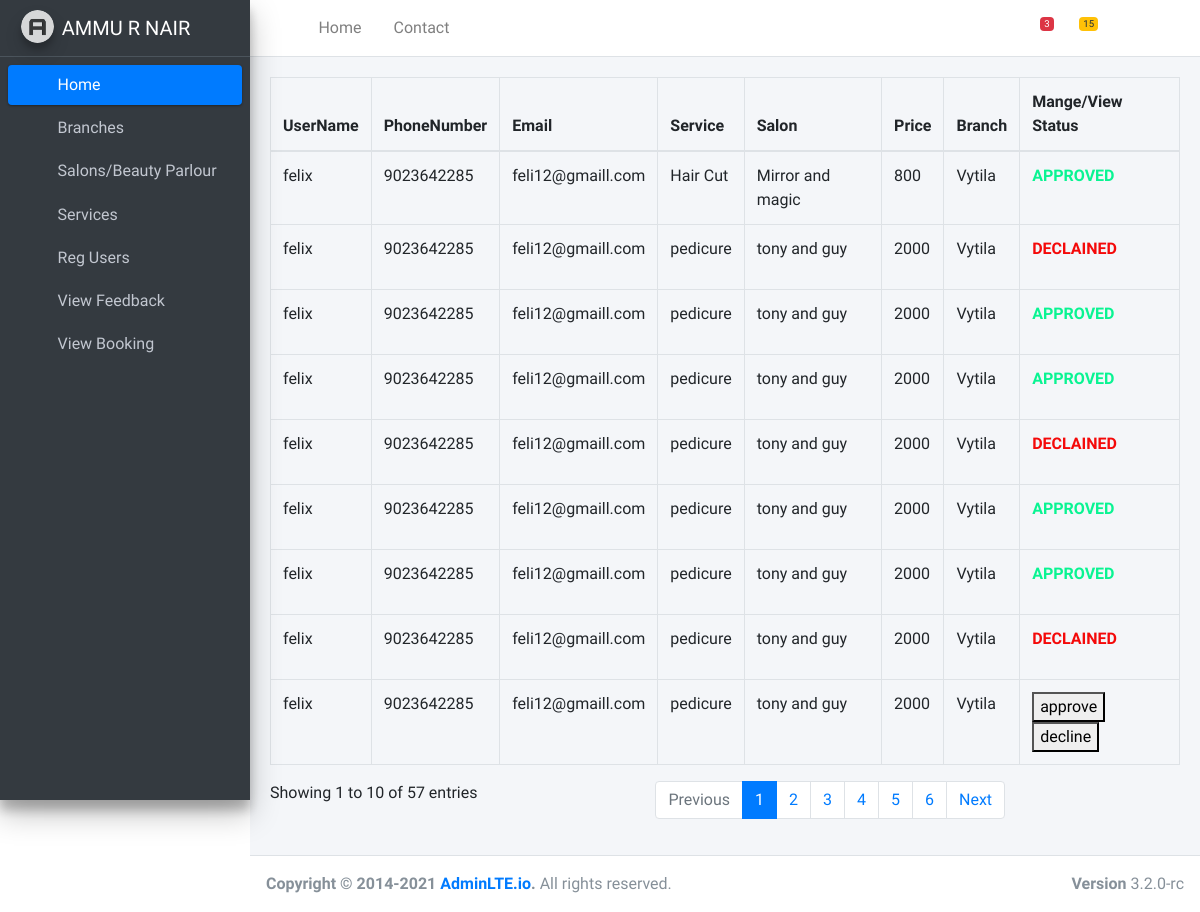
The page /viewbook on the database as committed earlier.
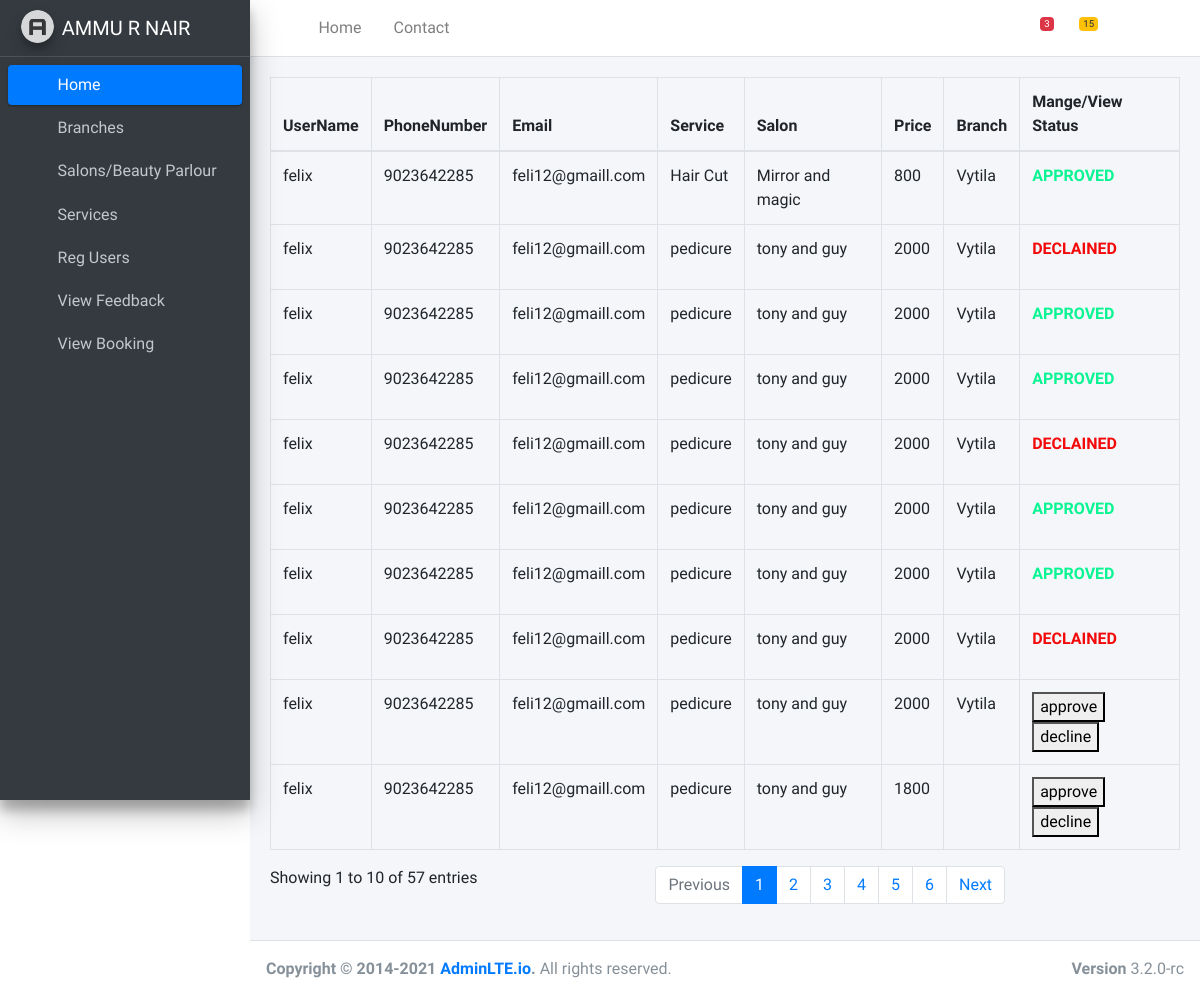
The same page on the database as committed later.
### userapp/models.py (models this page shows)
class BOOK(models.Model):
    userreg=models.ForeignKey(Reg,on_delete=models.CASCADE,null=True)
    ServiceID=models.ForeignKey(SERVICES,on_delete=models.CASCADE,null=True)
    saloID=models.ForeignKey(SALOON,on_delete=models.CASCADE,null=True)
    Date=models.CharField(max_length=20)
    Time=models.CharField(max_length=20,default='9AM-1PM')
    Note=models.CharField(max_length=250)
    status=models.CharField(max_length=10,default='disapprove')

class Reg(models.Model):
    Uname=models.CharField(max_length=23)
    Age=models.IntegerField()
    Phn=models.IntegerField()
    Email=models.EmailField()
    Address=models.CharField(max_length=130)
    Pincode=models.IntegerField()
    Password=models.CharField(max_length=23)
    Repass=models.CharField(max_length=23)

### adminapp/models.py (models this page shows)
class SERVICES(models.Model):
    Serv=models.CharField(max_length=50)
    Salon=models.CharField(max_length=70)
    Price=models.IntegerField()
    Description=models.CharField(max_length=200)
    IImage=models.ImageField(upload_to='iimage',default='null.jpeg')

class SALOON(models.Model):
    Sname=models.CharField(max_length=23)
    Branch=models.CharField(max_length=22)
    Description=models.CharField(max_length=100)
    Emage=models.ImageField(upload_to='emage',default='null.jpeg')

### adminapp/views.py (the view)
# urls.py: path('viewbook',views.viewbook,name="viewbook"),
def viewbook(request):
    buk=BOOK.objects.all()
    return render(request,'viewbooking.html',{'buk':buk})

### adminapp/templates/viewbooking.html (shortened to what the changed rows need)
{% extends 'adminindex.html' %}
{% block content %}
<div class="card-body">
    <div id="example2_wrapper" class="dataTables_wrapper dt-bootstrap4"><div class="row"><div class="col-sm-12 col-md-6"></div><div class="col-sm-12 col-md-6"></div></div><div class="row"><div class="col-sm-12"><table id="example2" class="table table-bordered table-hover dataTable dtr-inline collapsed" aria-describedby="example2_info">
      <thead>
      <tr><th class="sorting sorting_asc" tabindex="0" aria-controls="example2" rowspan="1" colspan="1" aria-sort="ascending" aria-label="Rendering engine: activate to sort column descending">UserName</th><th class="sorting" tabindex="0" aria-controls="example2" rowspan="1" colspan="1" aria-label="Browser: activate to sort column ascending">PhoneNumber</th><th class="sorting" tabindex="0" aria-controls="example2" rowspan="1" colspan="1" aria-label="Platform(s): activate to sort column ascending">Email</th><th class="sorting" tabindex="0" aria-controls="example2" rowspan="1" colspan="1" aria-label="Platform(s): activate to sort column ascending">Service</th><th class="sorting" tabindex="0" aria-controls="example2" rowspan="1" colspan="1" aria-label="Platform(s): activate to sort column ascending">Salon</th><th class="sorting" tabindex="0" aria-controls="example2" rowspan="1" colspan="1" aria-label="Platform(s): activate to sort column ascending">Price</th><th class="sorting" tabindex="0" aria-controls="example2" rowspan="1" colspan="1" aria-label="Platform(s): activate to sort column ascending">Branch</th><th class="sorting" tabindex="0" aria-controls="example2" rowspan="1" colspan="1" aria-label="Platform(s): activate to sort column ascending">Mange/View Status</th></tr>
      </thead>
      <tbody>
      {% for i in buk %}
      <tr class="odd">
        <td class="dtr-control sorting_1" tabindex="0">{{i.userreg.Uname}}</td>
        <td class="dtr-control sorting_1" tabindex="0">{{i.userreg.Phn}}</td>
        <td class="dtr-control sorting_1" tabindex="0">{{i.userreg.Email}}</td>
        <td class="dtr-control sorting_1" tabindex="0">{{i.ServiceID.Serv}}</td>
        <td class="dtr-control sorting_1" tabindex="0">{{i.ServiceID.Salon}}</td>
        <td class="dtr-control sorting_1" tabindex="0">{{i.ServiceID.Price}}</td>
        <td class="dtr-control sorting_1" tabindex="0">{{i.saloID.Branch}}</td>
        {% if i.status == 'disapprove' %}
        <td><a href="{% url 'approvebooking' id=i.id %}"><button>approve</button></a><a href="{% url 'decline' id=i.id %}"><button>decline</button></a></td>
        {% elif i.status == 'approved' %}
        <td><p style="color: rgb(9, 244, 146);"><b>APPROVED</b></p></td>
        {% elif i.status == 'declined' %}
        <td>        <p style="color: rgb(244, 9, 9);"><b>DECLAINED</b></p>
        </td>
        {% endif %}
      </tr>
      {% endfor %}
      </tbody>
    </table></div></div></div>
  </div>
{% endblock %}

Rows that differ between the two databases and show on the page:
added BOOK: userreg.Uname "felix", userreg.Phn "9023642285", userreg.Email "feli12@gmaill.com", ServiceID.Serv "pedicure", ServiceID.Salon "tony and guy", ServiceID.Price "1800", status "approve"
